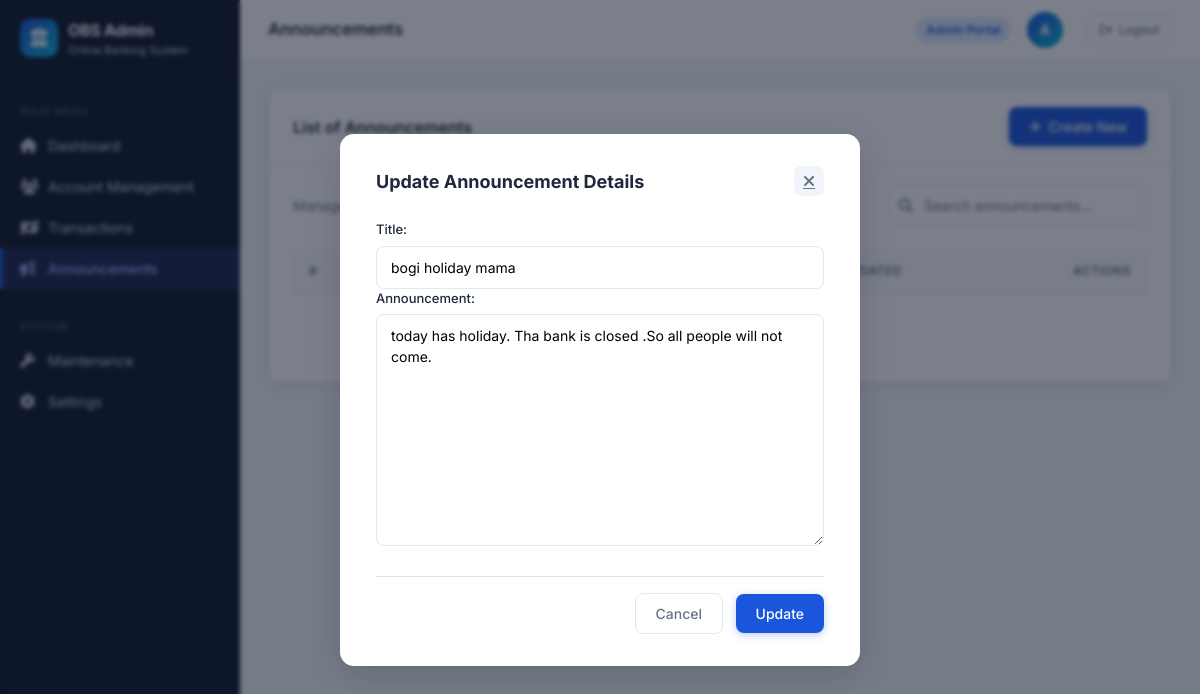
The page /up_announcement/1/ on the database its author committed.
### application/models.py (models this page shows)
class announcement(models.Model):
    Title=models.CharField(max_length=50)
    Announcement=models.TextField()
    Date_created=models.DateTimeField(auto_now_add=True)
    Date_updated=models.DateTimeField(auto_now=True)

### application/views.py (the view)
# urls.py: path('up_announcement/<int:id>/', views.up_announcement, name='up_announcement'),
def up_announcement(request,id):
  a=announcement.objects.get(id=id)
  if request.method=="POST":
    y=announcement_form(request.POST,instance=a)
    if y.is_valid():
      y.save()
  else:
    y=announcement_form(instance=a)
  return render(request,'announcement.html',{'y':y})

### application/forms.py
class announcement_form(forms.ModelForm):
    class Meta:
            model=announcement
            fields=['Title','Announcement']

### template/announcement.html (shortened to what this page needs)
<!DOCTYPE html>
{% load static %}
<html lang="en">
<head>
  <link rel="stylesheet" href="https://cdn.jsdelivr.net/npm/bootstrap@5.3.2/dist/css/bootstrap.min.css">
  <link rel="stylesheet" href="https://cdnjs.cloudflare.com/ajax/libs/font-awesome/6.5.0/css/all.min.css">
  <link href="{% static 'css/dash.css' %}" rel="stylesheet">
</head>
<body>
<div class="obs-wrapper">
  <aside class="obs-sidebar" id="sidebar">
    <a href="{% url 'dash' %}" class="sidebar-brand">
      <div class="brand-icon"><i class="fa-solid fa-building-columns"></i></div>
      <div class="brand-text">OBS Admin<span>Online Banking System</span></div>
    </a>
    <div class="sidebar-nav">
      <div class="sidebar-section-title">Main Menu</div>
      <a href="{% url 'dash' %}" class="sidebar-link">
        <i class="fa-solid fa-house"></i> Dashboard
      </a>
      <a href="{% url 'account' %}" class="sidebar-link">
        <i class="fa-solid fa-users"></i> Account Management
      </a>
      <a href="{% url 'tran_admin' %}" class="sidebar-link">
        <i class="fa-solid fa-money-bill-transfer"></i> Transactions
      </a>
      <a href="{% url 'announcement' %}" class="sidebar-link active">
        <i class="fa-solid fa-bullhorn"></i> Announcements
      </a>
      <div class="sidebar-section-title mt-3">System</div>
      <a href="#" class="sidebar-link">
        <i class="fa-solid fa-wrench"></i> Maintenance
      </a>
      <a href="#" class="sidebar-link">
        <i class="fa-solid fa-gear"></i> Settings
      </a>
    </div>
  </aside>
  <main class="obs-main">
    <header class="obs-topbar">
      <div class="topbar-left">
        <div class="topbar-title">Announcements</div>
      </div>
      <div class="topbar-right">
        <span class="topbar-badge">Admin Portal</span>
        <div class="topbar-avatar">A</div>
        <a href="{% url 'login' %}" class="obs-btn obs-btn-outline obs-btn-sm ms-2">
          <i class="fa-solid fa-arrow-right-from-bracket"></i> Logout
        </a>
      </div>
    </header>
    <div class="obs-content">
      <div class="obs-card mb-4">
        <div class="obs-card-header">
          <div class="obs-card-title">List of Announcements</div>
          <a href="{% url 'add_announcement' %}" class="obs-btn obs-btn-primary">
            <i class="fa-solid fa-plus"></i> Create New
          </a>
        </div>
        <div class="obs-card-body">
          <div class="d-flex justify-content-between align-items-center mb-4">
            <div style="font-size: 14px; color: var(--text-muted);">
              Manage system-wide announcements for users.
            </div>
            <form action="{% url 'announcement' %}" method="get" class="obs-search">
              <i class="fa-solid fa-magnifying-glass"></i>
              <input type="text" value="{{query}}" name="query" placeholder="Search announcements...">
            </form>
          </div>
          <div class="obs-table-wrap">
            <table class="obs-table">
              <thead>
                <tr>
                  <th>#</th>
                  <th>Date Created</th>
                  <th>Title</th>
                  <th>Body</th>
                  <th>Date Updated</th>
                  <th class="text-end">Actions</th>
                </tr>
              </thead>
              <tbody>
                {% if x %}
                  {% for i in x %}
                  <tr>
                    <td>{{ i.id }}</td>
                    <td style="color: var(--text-muted); font-size: 13px;">{{ i.Date_created }}</td>
                    <td style="font-weight: 600;">{{ i.Title }}</td>
                    <td style="color: var(--text-muted); max-width: 300px; white-space: nowrap; overflow: hidden; text-overflow: ellipsis;">{{ i.Announcement }}</td>
                    <td style="color: var(--text-muted); font-size: 13px;">{{ i.Date_updated }}</td>
                    <td class="text-end">
                      <a href="{% url 'up_announcement' i.id %}" class="obs-btn-icon action-edit" title="Edit">
                        <i class="fa-solid fa-pen-to-square"></i>
                      </a>
                      <a href="{% url 'del_announcement' i.id %}" class="obs-btn-icon action-delete ms-1" title="Delete">
                        <i class="fa-solid fa-trash-can"></i>
                      </a>
                    </td>
                  </tr>
                  {% endfor %}
                {% else %}
                  <tr>
                    <td colspan="6" class="text-center py-4" style="color: var(--text-muted);">No announcements found.</td>
                  </tr>
                {% endif %}
              </tbody>
            </table>
          </div>
        </div>
      </div>
    </div>
  </main>
</div>
{% if y %}
<div class="obs-modal-backdrop">
  <div class="obs-modal">
    <div class="obs-modal-header">
      <div class="obs-modal-title">Update Announcement Details</div>
      <a href="{% url 'announcement' %}" class="obs-modal-close"><i class="fa-solid fa-xmark"></i></a>
    </div>
    <form method="post">
      {{ y }}
      <div class="mt-4 pt-3 border-top text-end">
        <a href="{% url 'announcement' %}" class="obs-btn obs-btn-outline me-2">Cancel</a>
        <button type="submit" class="obs-btn obs-btn-primary">Update</button>
      </div>
    </form>
  </div>
</div>
{% endif %}
</body>
</html>

### template/announcement.html (style rules this page uses)
.obs-modal form label { display: block; font-size: 13px; font-weight: 500; color: var(--text-main); margin-bottom: 6px; }
.obs-modal form input, .obs-modal form select, .obs-modal form textarea { width: 100%; padding: 10px 14px; border: 1.5px solid var(--border); border-radius: 8px; font-size: 14px; }

### rows shown on the page
announcement: Title "bogi holiday mama", Announcement "today has holiday. Tha bank is closed .So all people will not come."
